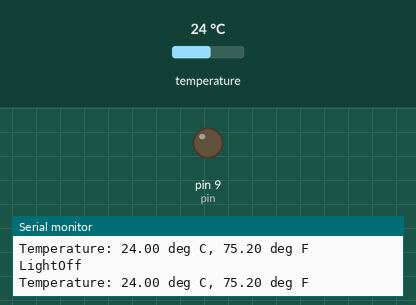
Recording of a sketch running on a simulated Arduino Uno, built with avr-gcc and run on an emulated ATmega328P. Parts: output pins drawn as LEDs (lit = HIGH), the last lines printed to the serial monitor. The test bench sets the inputs (shaded band); at power-on: temperature 24 °C.

Above: at 5.8 s.
5.9 s: temperature set to 26.3 °C
16.2 s: temperature set to 27.4 °C
At 26.2 s:
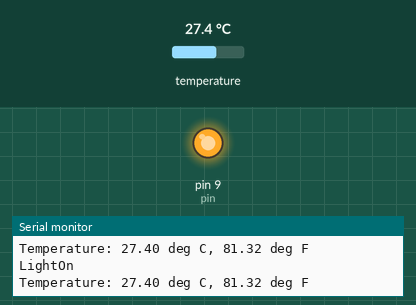
26.5 s: temperature set to 12 °C
At 35.5 s:
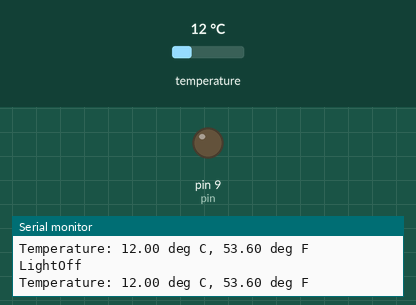
36.5 s: temperature set to 28 °C
At 45.9 s:
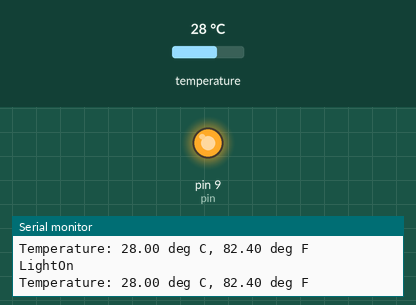
Timing chart, 0 to 47.4 s (numbered marks = the images above; inputs shaded):
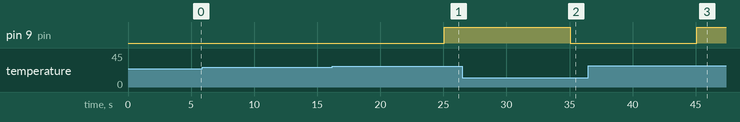

Measured:
- the behaviour switches between 27 and 27.1 °C on temperature (found by bisection; images 0 and 1)
- after the input at 16.2 s, pin 9 (pin): LOW → HIGH after 8.9 s
- after the input at 26.5 s, pin 9 (pin): HIGH → LOW after 8.6 s
- after the input at 36.5 s, pin 9 (pin): LOW → HIGH after 8.6 s

The sketch:

bmp_Temprature.ino
```cpp
#include <SFE_BMP180.h>
#include <Wire.h>
int pin =9;

SFE_BMP180 pressure;
void setup(){
  pinMode(pin,OUTPUT);
  Serial.begin(9600);
  Serial.println("BMP180 Temperature Measurements");

  if (pressure.begin())
    Serial.println("BMP180 init success");
  else {
    Serial.println("BMP180 init fail\n\n");
    while (1); // Pause forever.
  }
}
void loop() {
  char status;
  double Temprature;

  // Start a temperature measurement
  status = pressure.startTemperature();

  if (status != 0) {
    // Wait for the measurement to complete
    delay(status);

    // Retrieve the completed temperature measurement
    status = pressure.getTemperature(Temprature);

    if (status != 0) {
      // Print out the measurement
      Serial.print("Temperature: ");
      Serial.print(Temprature, 2);
      Serial.print(" deg C, ");
      Serial.print((9.0 / 5.0) * Temprature + 32.0, 2);
      Serial.println(" deg F");
    } else {
      Serial.println("Error retrieving temperature measurement");
    }
  } else {
    Serial.println("Error starting temperature measurement");
  }

  delay(5000); // Pause for 5 seconds.
  if (Temprature> 27){
    digitalWrite(pin,HIGH);
    Serial.println("LightOn");

    }
    else{
      digitalWrite(pin,LOW);
      Serial.println("LightOff");
      }

}
```
